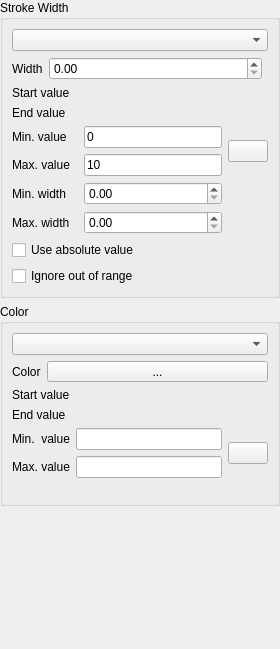
<?xml version="1.0" encoding="UTF-8"?>
<ui version="4.0">
 <class>QgsInterpolatedLineSymbolLayerWidgetBase</class>
 <widget class="QWidget" name="QgsInterpolatedLineSymbolLayerWidgetBase">
  <property name="geometry">
   <rect>
    <x>0</x>
    <y>0</y>
    <width>280</width>
    <height>649</height>
   </rect>
  </property>
  <property name="windowTitle">
   <string notr="true">Form</string>
  </property>
  <layout class="QVBoxLayout" name="verticalLayout">
   <property name="leftMargin">
    <number>0</number>
   </property>
   <property name="topMargin">
    <number>0</number>
   </property>
   <property name="rightMargin">
    <number>0</number>
   </property>
   <property name="bottomMargin">
    <number>0</number>
   </property>
   <item>
    <widget class="QGroupBox" name="groupBox_3">
     <property name="title">
      <string>Stroke Width</string>
     </property>
     <layout class="QVBoxLayout" name="verticalLayout_4">
      <item>
       <widget class="QComboBox" name="mWidthMethodComboBox"/>
      </item>
      <item>
       <widget class="QWidget" name="mFixedWidthWidget" native="true">
        <layout class="QHBoxLayout" name="horizontalLayout" stretch="0,1,0">
         <property name="spacing">
          <number>6</number>
         </property>
         <property name="leftMargin">
          <number>0</number>
         </property>
         <property name="topMargin">
          <number>0</number>
         </property>
         <property name="rightMargin">
          <number>0</number>
         </property>
         <property name="bottomMargin">
          <number>0</number>
         </property>
         <item>
          <widget class="QLabel" name="label">
           <property name="text">
            <string>Width</string>
           </property>
          </widget>
         </item>
         <item>
          <widget class="QgsDoubleSpinBox" name="mDoubleSpinBoxWidth"/>
         </item>
         <item>
          <widget class="QgsUnitSelectionWidget" name="mWidthUnitSelectionFixed" native="true"/>
         </item>
        </layout>
       </widget>
      </item>
      <item>
       <widget class="QWidget" name="mVaryingWidthWidget" native="true">
        <layout class="QGridLayout" name="gridLayout_3" rowstretch="0,0,0,0,0,0,0,0,0">
         <property name="leftMargin">
          <number>0</number>
         </property>
         <property name="topMargin">
          <number>0</number>
         </property>
         <property name="rightMargin">
          <number>0</number>
         </property>
         <property name="bottomMargin">
          <number>0</number>
         </property>
         <property name="horizontalSpacing">
          <number>6</number>
         </property>
         <item row="1" column="1" colspan="3">
          <widget class="QgsFieldExpressionWidget" name="mWidthEndFieldExpression"/>
         </item>
         <item row="0" column="1" colspan="3">
          <widget class="QgsFieldExpressionWidget" name="mWidthStartFieldExpression"/>
         </item>
         <item row="6" column="1" colspan="2">
          <widget class="QDoubleSpinBox" name="mDoubleSpinBoxMinWidth">
           <property name="maximum">
            <double>999999.989999999990687</double>
           </property>
          </widget>
         </item>
         <item row="8" column="0" colspan="4">
          <layout class="QVBoxLayout" name="verticalLayout_7">
           <property name="topMargin">
            <number>0</number>
           </property>
           <item>
            <widget class="QCheckBox" name="mCheckBoxAbsoluteValue">
             <property name="text">
              <string>Use absolute value</string>
             </property>
            </widget>
           </item>
           <item>
            <widget class="QCheckBox" name="mCheckBoxOutOfrange">
             <property name="text">
              <string>Ignore out of range</string>
             </property>
            </widget>
           </item>
          </layout>
         </item>
         <item row="0" column="0">
          <widget class="QLabel" name="label_2">
           <property name="text">
            <string>Start value</string>
           </property>
          </widget>
         </item>
         <item row="1" column="0">
          <widget class="QLabel" name="label_3">
           <property name="text">
            <string>End value</string>
           </property>
          </widget>
         </item>
         <item row="7" column="0">
          <widget class="QLabel" name="label_7">
           <property name="text">
            <string>Max. width</string>
           </property>
          </widget>
         </item>
         <item row="6" column="3" rowspan="2">
          <layout class="QVBoxLayout" name="verticalLayout_2">
           <item>
            <widget class="QgsUnitSelectionWidget" name="mWidthUnitSelectionVarying" native="true"/>
           </item>
          </layout>
         </item>
         <item row="2" column="3" rowspan="2">
          <layout class="QVBoxLayout" name="verticalLayout_3">
           <item>
            <widget class="QPushButton" name="mButtonLoadMinMaxValueWidth">
             <property name="sizePolicy">
              <sizepolicy hsizetype="Fixed" vsizetype="Fixed">
               <horstretch>0</horstretch>
               <verstretch>0</verstretch>
              </sizepolicy>
             </property>
             <property name="text">
              <string/>
             </property>
             <property name="icon">
              <iconset resource="../../../images/images.qrc">
               <normaloff>:/images/themes/default/mActionRefresh.svg</normaloff>:/images/themes/default/mActionRefresh.svg</iconset>
             </property>
            </widget>
           </item>
          </layout>
         </item>
         <item row="7" column="1" colspan="2">
          <widget class="QDoubleSpinBox" name="mDoubleSpinBoxMaxWidth">
           <property name="maximum">
            <double>999999.989999999990687</double>
           </property>
          </widget>
         </item>
         <item row="6" column="0">
          <widget class="QLabel" name="label_6">
           <property name="text">
            <string>Min. width</string>
           </property>
          </widget>
         </item>
         <item row="3" column="0">
          <widget class="QLabel" name="label_5">
           <property name="text">
            <string>Max. value</string>
           </property>
          </widget>
         </item>
         <item row="2" column="1" colspan="2">
          <widget class="QLineEdit" name="mLineEditWidthMinValue">
           <property name="sizePolicy">
            <sizepolicy hsizetype="Preferred" vsizetype="Fixed">
             <horstretch>0</horstretch>
             <verstretch>0</verstretch>
            </sizepolicy>
           </property>
           <property name="text">
            <string>0</string>
           </property>
          </widget>
         </item>
         <item row="2" column="0">
          <widget class="QLabel" name="label_4">
           <property name="text">
            <string>Min. value</string>
           </property>
          </widget>
         </item>
         <item row="3" column="1" colspan="2">
          <widget class="QLineEdit" name="mLineEditWidthMaxValue">
           <property name="sizePolicy">
            <sizepolicy hsizetype="Preferred" vsizetype="Fixed">
             <horstretch>0</horstretch>
             <verstretch>0</verstretch>
            </sizepolicy>
           </property>
           <property name="text">
            <string>10</string>
           </property>
          </widget>
         </item>
        </layout>
       </widget>
      </item>
     </layout>
    </widget>
   </item>
   <item>
    <widget class="QGroupBox" name="groupBox">
     <property name="title">
      <string>Color</string>
     </property>
     <layout class="QVBoxLayout" name="verticalLayout_5">
      <item>
       <widget class="QComboBox" name="mColorMethodComboBox"/>
      </item>
      <item>
       <widget class="QWidget" name="mFixedColorWidget" native="true">
        <layout class="QGridLayout" name="gridLayout_2">
         <property name="leftMargin">
          <number>0</number>
         </property>
         <property name="topMargin">
          <number>0</number>
         </property>
         <property name="rightMargin">
          <number>0</number>
         </property>
         <property name="bottomMargin">
          <number>0</number>
         </property>
         <item row="0" column="0">
          <widget class="QLabel" name="label_8">
           <property name="sizePolicy">
            <sizepolicy hsizetype="Minimum" vsizetype="Preferred">
             <horstretch>0</horstretch>
             <verstretch>0</verstretch>
            </sizepolicy>
           </property>
           <property name="text">
            <string>Color</string>
           </property>
          </widget>
         </item>
         <item row="0" column="1">
          <widget class="QgsColorButton" name="mColorButton">
           <property name="sizePolicy">
            <sizepolicy hsizetype="Expanding" vsizetype="Fixed">
             <horstretch>0</horstretch>
             <verstretch>0</verstretch>
            </sizepolicy>
           </property>
           <property name="text">
            <string>...</string>
           </property>
          </widget>
         </item>
        </layout>
       </widget>
      </item>
      <item>
       <widget class="QWidget" name="mVaryingColorWidget" native="true">
        <layout class="QGridLayout" name="gridLayout">
         <property name="leftMargin">
          <number>0</number>
         </property>
         <property name="topMargin">
          <number>0</number>
         </property>
         <property name="rightMargin">
          <number>0</number>
         </property>
         <property name="bottomMargin">
          <number>10</number>
         </property>
         <item row="2" column="0">
          <widget class="QLabel" name="label_11">
           <property name="text">
            <string>Min.  value</string>
           </property>
          </widget>
         </item>
         <item row="0" column="0">
          <widget class="QLabel" name="label_9">
           <property name="text">
            <string>Start value</string>
           </property>
          </widget>
         </item>
         <item row="3" column="0">
          <widget class="QLabel" name="label_12">
           <property name="text">
            <string>Max. value</string>
           </property>
          </widget>
         </item>
         <item row="0" column="1" colspan="2">
          <widget class="QgsFieldExpressionWidget" name="mColorStartFieldExpression"/>
         </item>
         <item row="1" column="0">
          <widget class="QLabel" name="label_10">
           <property name="text">
            <string>End value</string>
           </property>
          </widget>
         </item>
         <item row="5" column="0" colspan="3">
          <widget class="QgsColorRampShaderWidget" name="mColorRampShaderWidget" native="true">
           <property name="minimumSize">
            <size>
             <width>0</width>
             <height>0</height>
            </size>
           </property>
          </widget>
         </item>
         <item row="2" column="1">
          <widget class="QLineEdit" name="mLineEditColorMinValue"/>
         </item>
         <item row="2" column="2" rowspan="2">
          <layout class="QVBoxLayout" name="verticalLayout_6">
           <property name="leftMargin">
            <number>0</number>
           </property>
           <property name="bottomMargin">
            <number>0</number>
           </property>
           <item>
            <widget class="QPushButton" name="mButtonLoadMinMaxValueColor">
             <property name="text">
              <string/>
             </property>
             <property name="icon">
              <iconset resource="../../../images/images.qrc">
               <normaloff>:/images/themes/default/mActionRefresh.svg</normaloff>:/images/themes/default/mActionRefresh.svg</iconset>
             </property>
            </widget>
           </item>
          </layout>
         </item>
         <item row="3" column="1">
          <widget class="QLineEdit" name="mLineEditColorMaxValue"/>
         </item>
         <item row="1" column="1" colspan="2">
          <widget class="QgsFieldExpressionWidget" name="mColorEndFieldExpression"/>
         </item>
        </layout>
       </widget>
      </item>
     </layout>
    </widget>
   </item>
   <item>
    <spacer name="verticalSpacer_2">
     <property name="orientation">
      <enum>Qt::Vertical</enum>
     </property>
     <property name="sizeHint" stdset="0">
      <size>
       <width>20</width>
       <height>40</height>
      </size>
     </property>
    </spacer>
   </item>
  </layout>
 </widget>
 <customwidgets>
  <customwidget>
   <class>QgsColorButton</class>
   <extends>QToolButton</extends>
   <header>qgscolorbutton.h</header>
   <container>1</container>
  </customwidget>
  <customwidget>
   <class>QgsDoubleSpinBox</class>
   <extends>QDoubleSpinBox</extends>
   <header>qgsdoublespinbox.h</header>
  </customwidget>
  <customwidget>
   <class>QgsFieldExpressionWidget</class>
   <extends>QWidget</extends>
   <header>qgsfieldexpressionwidget.h</header>
   <container>1</container>
  </customwidget>
  <customwidget>
   <class>QgsUnitSelectionWidget</class>
   <extends>QWidget</extends>
   <header>qgsunitselectionwidget.h</header>
   <container>1</container>
  </customwidget>
  <customwidget>
   <class>QgsColorRampShaderWidget</class>
   <extends>QWidget</extends>
   <header>raster/qgscolorrampshaderwidget.h</header>
   <container>1</container>
  </customwidget>
 </customwidgets>
 <resources>
  <include location="../../../images/images.qrc"/>
 </resources>
 <connections/>
</ui>
